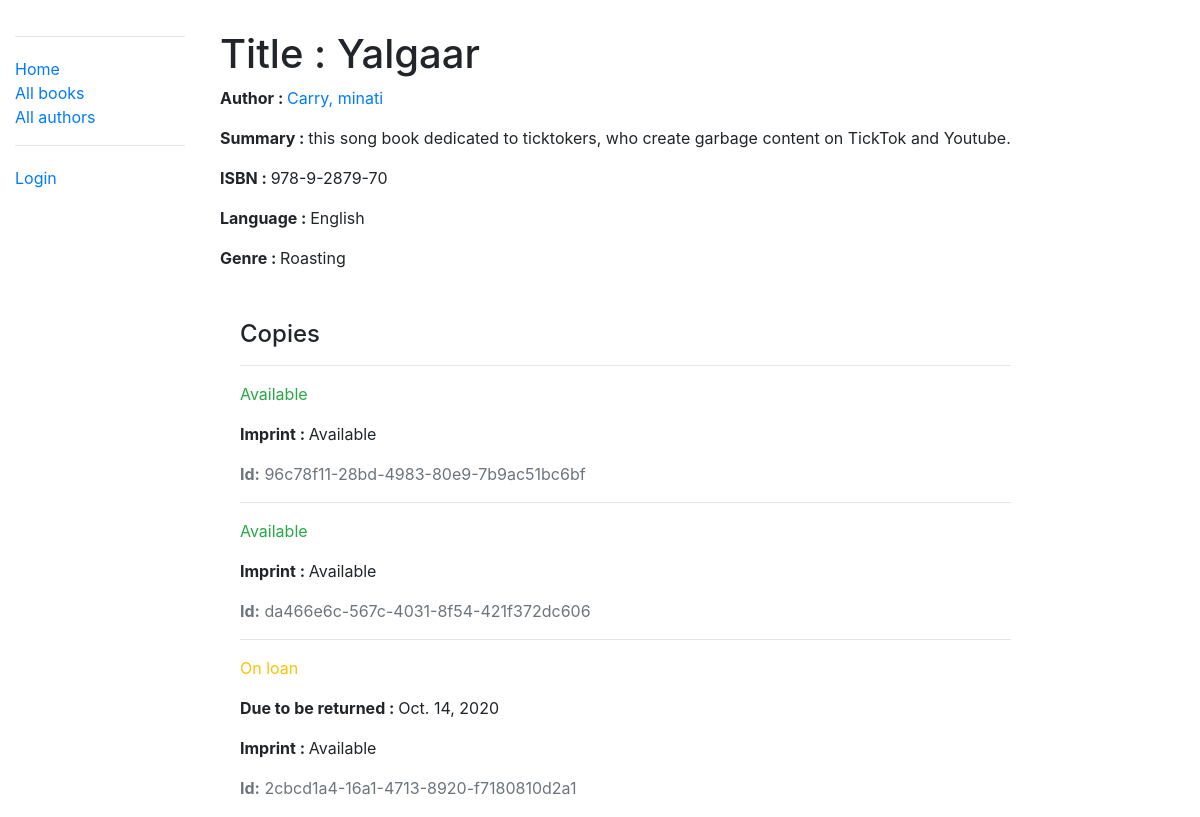
/catalog/book/2, run on an earlier commit of the app's database.
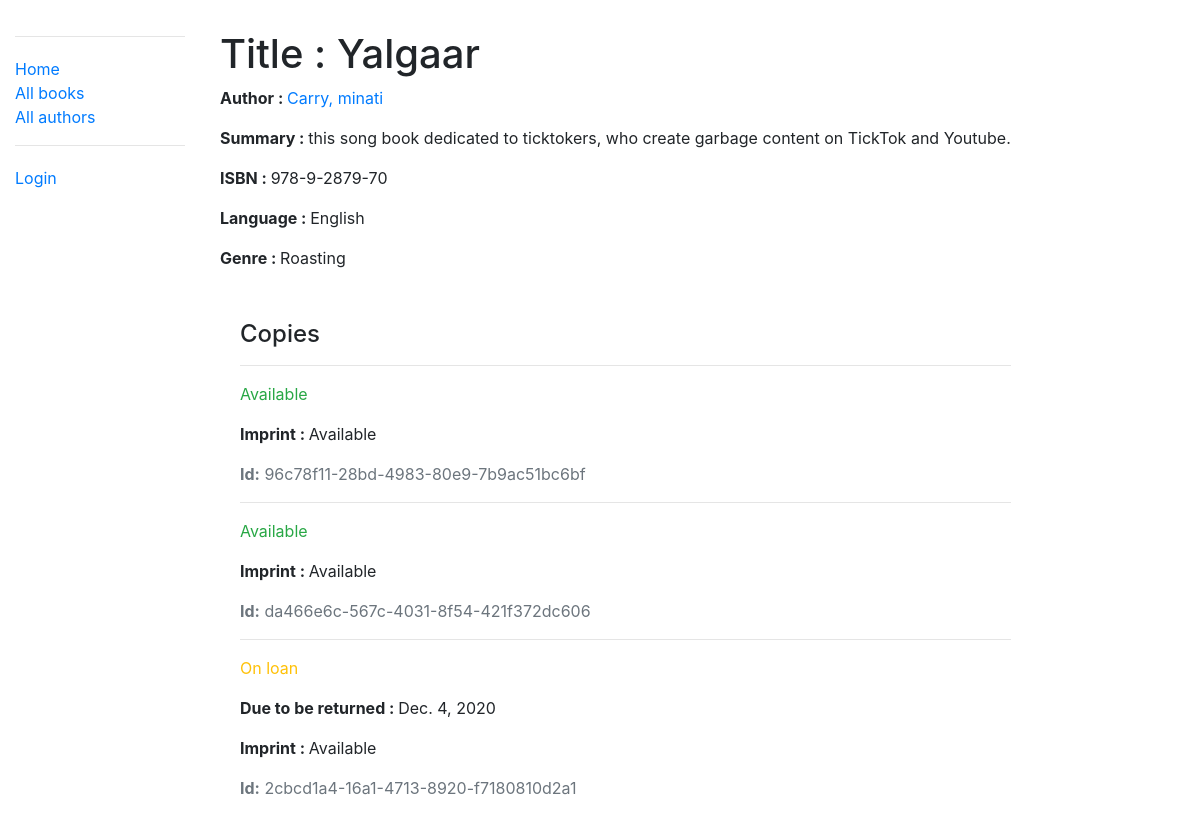
And on a later commit of the database.
### catalog/models.py (models this page shows, shortened)
class BookInstance(models.Model):
    id = models.UUIDField(primary_key=True, default=uuid.uuid4,
                          help_text="Unique ID for this particular book across whole library")
    book = models.ForeignKey('Book', on_delete=models.SET_NULL, null=True)
    imprint = models.CharField(max_length=200)
    due_back = models.DateField(null=True, blank=True)
    borrower = models.ForeignKey(User, on_delete=models.SET_NULL, null=True, blank=True)
    LOAN_STATUS = (
        ('d', 'Maintenance'),
        ('o', 'On loan'),
        ('a', 'Available'),
        ('r', 'Reserved'),
    )
    status = models.CharField(
        max_length=1,
        choices=LOAN_STATUS,
        blank=True,
        default='d',
        help_text='Book availability')
    class Meta:
        ordering = ['due_back']
        permissions = (("can_mark_returned", "Set book as returned"),)

### catalog/views.py (the view, shortened to what this page needs)
# urls.py: path('book/<int:pk>', views.BookDetailView.as_view(), name='book-detail'),
class BookDetailView(generic.DetailView):
    model = Book

### catalog/models.py (called while the page is built)
    def __str__(self):
        return self.name

    def __str__(self):
        return self.name

    def __str__(self):
        return '{0}, {1}'.format(self.last_name, self.first_name)

### catalog/templates/catalog/book_detail.html (shortened to what this page needs)
{% extends "base_generic.html" %}
{% block content %}
<div style="margin-left:20px;margin-top:30px">
    <h1>Title : {{ book.title }}</h1>
    <p><strong>Author : </strong> <a href=" ">{{ book.author }}</a></p>
    <p><strong>Summary : </strong> {{ book.summary }}</p>
    <p><strong>ISBN : </strong> {{ book.isbn }}</p>
    <p><strong>Language : </strong> {{ book.language }}</p>
    <p><strong>Genre : </strong> {{ book.genre.all|join:", " }}</p>
    <div style="margin-left:20px;margin-top:50px">
        <h4>Copies</h4>
        {% for copy in book.bookinstance_set.all %}
        <hr>
        <p class="{% if copy.status == 'a' %}text-success{% elif copy.status == 'm' %}text-danger{% else %}text-warning{% endif %}">
            {{ copy.get_status_display }} </p>
        {% if copy.status != 'a' %}
        <p><strong>Due to be returned : </strong> {{ copy.due_back }}</p>
        {% endif %}
        <p><strong>Imprint : </strong> {{ copy.imprint }}</p>
        <p class="text-muted"><strong>Id:</strong> {{ copy.id }}</p>
        {% endfor %}
    </div>
</div>
{% endblock %}

What changed in the data, as far as the page shows it:
changed BookInstance "On loan": due_back "Oct. 14, 2020" → "Dec. 4, 2020"
